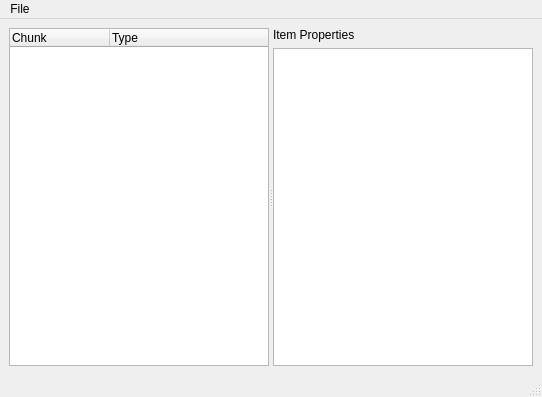
<?xml version="1.0" encoding="UTF-8"?>
<ui version="4.0">
 <class>MainWindow</class>
 <widget class="QMainWindow" name="MainWindow">
  <property name="geometry">
   <rect>
    <x>0</x>
    <y>0</y>
    <width>542</width>
    <height>397</height>
   </rect>
  </property>
  <property name="windowTitle">
   <string>ddiview</string>
  </property>
  <widget class="QWidget" name="centralwidget">
   <layout class="QHBoxLayout" name="horizontalLayout">
    <item>
     <widget class="QSplitter" name="splitter">
      <property name="orientation">
       <enum>Qt::Horizontal</enum>
      </property>
      <widget class="QTreeWidget" name="treeStructure">
       <property name="uniformRowHeights">
        <bool>true</bool>
       </property>
       <property name="animated">
        <bool>false</bool>
       </property>
       <property name="allColumnsShowFocus">
        <bool>true</bool>
       </property>
       <attribute name="headerCascadingSectionResizes">
        <bool>true</bool>
       </attribute>
       <column>
        <property name="text">
         <string>Chunk</string>
        </property>
       </column>
       <column>
        <property name="text">
         <string>Type</string>
        </property>
       </column>
      </widget>
      <widget class="QWidget" name="verticalLayoutWidget">
       <layout class="QVBoxLayout" name="verticalLayout">
        <item>
         <widget class="QLabel" name="lblProperties">
          <property name="sizePolicy">
           <sizepolicy hsizetype="Expanding" vsizetype="Preferred">
            <horstretch>0</horstretch>
            <verstretch>0</verstretch>
           </sizepolicy>
          </property>
          <property name="text">
           <string>Item Properties</string>
          </property>
         </widget>
        </item>
        <item>
         <widget class="QListWidget" name="listProperties">
          <property name="isWrapping" stdset="0">
           <bool>true</bool>
          </property>
          <property name="resizeMode">
           <enum>QListView::Adjust</enum>
          </property>
         </widget>
        </item>
       </layout>
      </widget>
     </widget>
    </item>
   </layout>
  </widget>
  <widget class="QMenuBar" name="menubar">
   <property name="geometry">
    <rect>
     <x>0</x>
     <y>0</y>
     <width>542</width>
     <height>17</height>
    </rect>
   </property>
   <widget class="QMenu" name="menuOpen">
    <property name="title">
     <string>File</string>
    </property>
    <addaction name="actionOpen"/>
    <addaction name="separator"/>
    <addaction name="actionExit"/>
   </widget>
   <addaction name="menuOpen"/>
  </widget>
  <widget class="QStatusBar" name="statusbar"/>
  <action name="actionOpen">
   <property name="text">
    <string>Open</string>
   </property>
  </action>
  <action name="actionExit">
   <property name="text">
    <string>Exit</string>
   </property>
  </action>
 </widget>
 <resources/>
 <connections/>
</ui>
